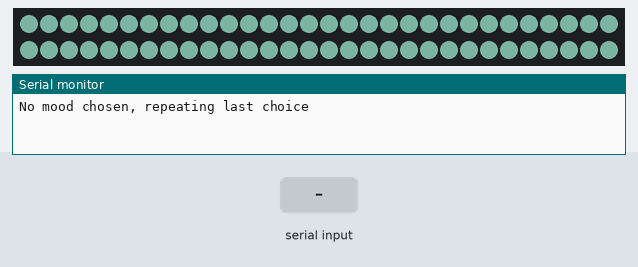
Bench run of a sketch on a simulated Arduino Uno, built with avr-gcc and run on an emulated ATmega328P. On the bench: 60 RGB LEDs in strip order, left to right, continuing on the next row, the last lines printed to the serial monitor. The inputs (shaded band) are chosen by the test bench. Dim RGB values are drawn brighter than linear; random numbers use the default seed unless the sketch sets one.

Above: at 0.8 s.
1.3 s: "1\n" received over Serial
At 5.3 s:
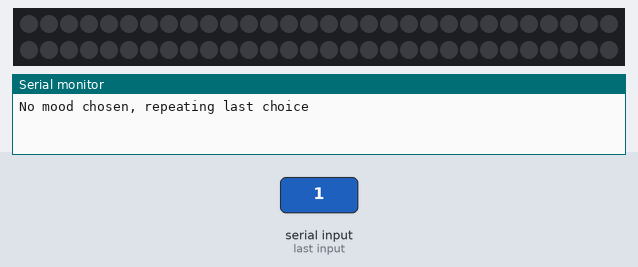
7.2 s: "alright" received over Serial
10.7 s: "whatever" received over Serial
At 15.0 s:
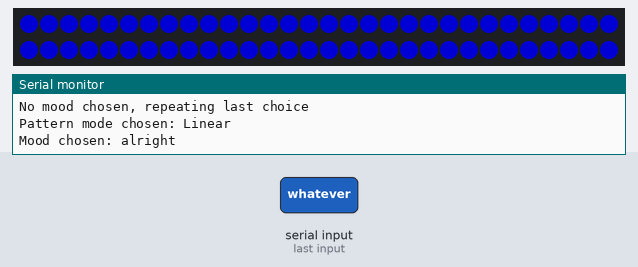
16.8 s: "happy" received over Serial
At 18.5 s:
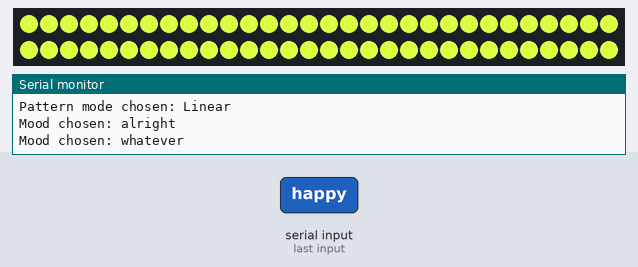
25.4 s: "mad" received over Serial
At 27.2 s:
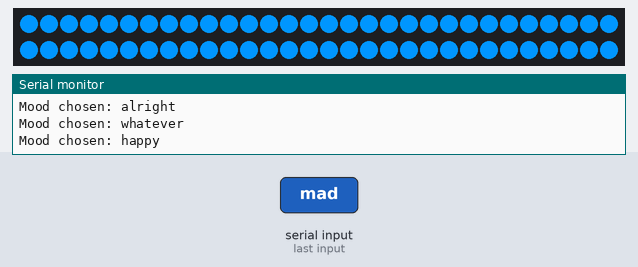

Measured:
- what the display in image 1 shows lasts 1.1 s, from 4.5 s to 5.6 s

The sketch:

MoodBoxArduino.ino
```cpp
#include <FastLED.h>

#define LED_PIN     2
#define NUM_LEDS    60

int delayVal = 40; // timing delay in milliseconds inbetween color alternations

int redColor = 0;
int greenColor = 0;
int blueColor = 0;
String inputMood = "whatever"; // Default mood is happy.

// Maybe add a fade pattern mode (leds fade in and out in between color changes

// PatternModes: 1 = Linear, 2 = Random, 3 = Reverse, 4 = Fade
int patternMode = 4;

CRGB leds[NUM_LEDS];
int indices[NUM_LEDS];

void setup() {
  Serial.begin(9600);

  FastLED.addLeds<WS2812B, LED_PIN, GRB>(leds, NUM_LEDS);

  // Make array of all the indices of the led strip to later randomize the led strip order
  for (int i = 0; i < NUM_LEDS; i++) {
    indices[i] = i;
    }
}

void loop() {
  // Checks for transmitted data
  if (Serial.available() > 0) {
    // Save the user input in a variable.
    String userInput = Serial.readString();
    userInput.trim();

    // Differienates between a number and string user input
    if (userInput.toInt() >= 1 && userInput.toInt() <= 4) {
      String patternModeName;
      patternMode = userInput.toInt();

      if (patternMode == 1) {
        patternModeName = "Linear";
      } else if (patternMode == 2) {
        patternModeName = "Random";
      } else if (patternMode == 3) {
        patternModeName = "Reverse";
      } else if (patternMode = 4) {
        patternModeName = "Fade";
        }
      Serial.println("Pattern mode chosen: " + patternModeName);
    }
    // If the user's input was a string
    else {
      inputMood = userInput;
//      inputMood.trim();
      Serial.println("Mood chosen: " + inputMood);
//      Serial.println("Found" + inputMood.find("\n");

    }
  } else {
    // In this case the user would not have chosen a mood.
    Serial.println("No mood chosen, repeating last choice");
  }

  // Depending on the user mood, alternate between different colors.
  if (inputMood == "happy") {
    int i = 0;
    while (i < 3) {
      // Choose a happy color
      if (i == 0) {
        // Make color green
        redColor = 0;
        greenColor = 128;
        blueColor = 0;
      } else if (i == 1) {
        // Make color yellow
        redColor = 255;
        greenColor = 255;
        blueColor = 0;
      } else if (i == 2) {
        // Make color blue
        redColor = 0;
        greenColor = 150;
        blueColor = 255;
      }

      // Change the pixels' colors
      alternatePixels();

      i++; // increment the index

    }

  } else if (inputMood == "alright") {
    // Choose an alright color
    int i = 0;
    while (i < 2) {
      if (i == 0) {
        // Make color gray
        redColor = 192;
        greenColor = 192;
        blueColor = 192;
      } else if (i == 1) {
        // Make color navy
        redColor = 0;
        greenColor = 0;
        blueColor = 128;
      }

      // Change the pixels' colors
      alternatePixels();

      i++; // increment the index
    }

  } else if (inputMood == "sad") {
    // Choose a sad color
    int i = 0;
    while (i < 2) {
      if (i == 0) {
        // Make color purple
        redColor = 128;
        greenColor = 0;
        blueColor = 128;
      } else if (i == 1) {
        // Make color orange
        redColor = 255;
        greenColor = 165;
        blueColor = 0;
      }

      // Change the pixels' colors
      alternatePixels();

      i++; // increment the index
    }

  } else if (inputMood == "mad") {
    // Choose a mad color
    int i = 0;
    while (i < 2) {
      if (i == 0) {
        // Make color red
        redColor = 255;
        greenColor = 0;
        blueColor = 0;
      } else if (i == 1) {
        // Make color brown
        redColor = 59;
        greenColor = 30;
        blueColor = 0;
      }

      // Change the pixels' colors
      alternatePixels();

      i++; // increment the index
    }
  } else if (inputMood == "whatever") {
    redColor = rand() % 256;
    greenColor = rand() % 256;
    blueColor = rand() % 256;

    alternatePixels();
    }
}

// Alternates the pixels' color depending on the mood and pattern chosen.
void alternatePixels()
{


  // 1 = Linear pattern
  if (patternMode == 1) {
    FastLED.setBrightness(255);
    FastLED.show();

    for (int i = 0; i < NUM_LEDS; i++) {
      updatePixel(i);
    }
  }

  // 2 = Random pattern
  else if (patternMode == 2) {
    FastLED.setBrightness(255);
    FastLED.show();

    // Shuffles the order of the indexes which will make pixels
    // update in a random order.
    shuffleArray();

    for (int i = 0; i < NUM_LEDS; i++) {
      updatePixel(indices[i]);
    }
  }

  // 3 = Reverse pattern
  else if (patternMode == 3) {
    FastLED.setBrightness(255);
    FastLED.show();

    for (int i = NUM_LEDS - 1; i > -1; i--) {
      updatePixel(i);
    }
  }

  // 4 = Fade pattern
  else {
      FastLED.setBrightness(0);
      FastLED.show();

    // Set color on all leds first
    for (int i = 0; i < NUM_LEDS; i++) {
      leds[i] = CRGB(redColor, greenColor, blueColor);
      FastLED.show();
      }

    // Gradually brighten the leds to 255
    for (int brightnessValue = 0; brightnessValue <= 255; brightnessValue++) {
      FastLED.setBrightness(brightnessValue);
      FastLED.show();
      delay(5); // Short pause to show the transition of the led's brightness
    }

    // Show leds at max brightness for half a second
    delay(500);

    // Gradually dim the leds to 0
    for (int brightnessValue = 255; brightnessValue >= 0; brightnessValue--) {
      FastLED.setBrightness(brightnessValue);
      FastLED.show();
      delay(5); // Short pause to show the transition of the led's brightness
    }

    // Short pause before moving on to the next color
    delay(100);
  }
}

void updatePixel(int index)
{
  leds[index] = CRGB(redColor, greenColor, blueColor);
  FastLED.show();

  // Short pause inbetween color changes.
  delay(delayVal);
}

// Implement Fisher-Yates algorithm to shuffle array
void shuffleArray()
{
  int last = 0;
  int temp = indices[last];
  for (int i = 0; i < NUM_LEDS; i++)
  {
    int index = random(NUM_LEDS);
    indices[last] = indices[index];
    last = index;
  }
  indices[last] = temp;
}
```
